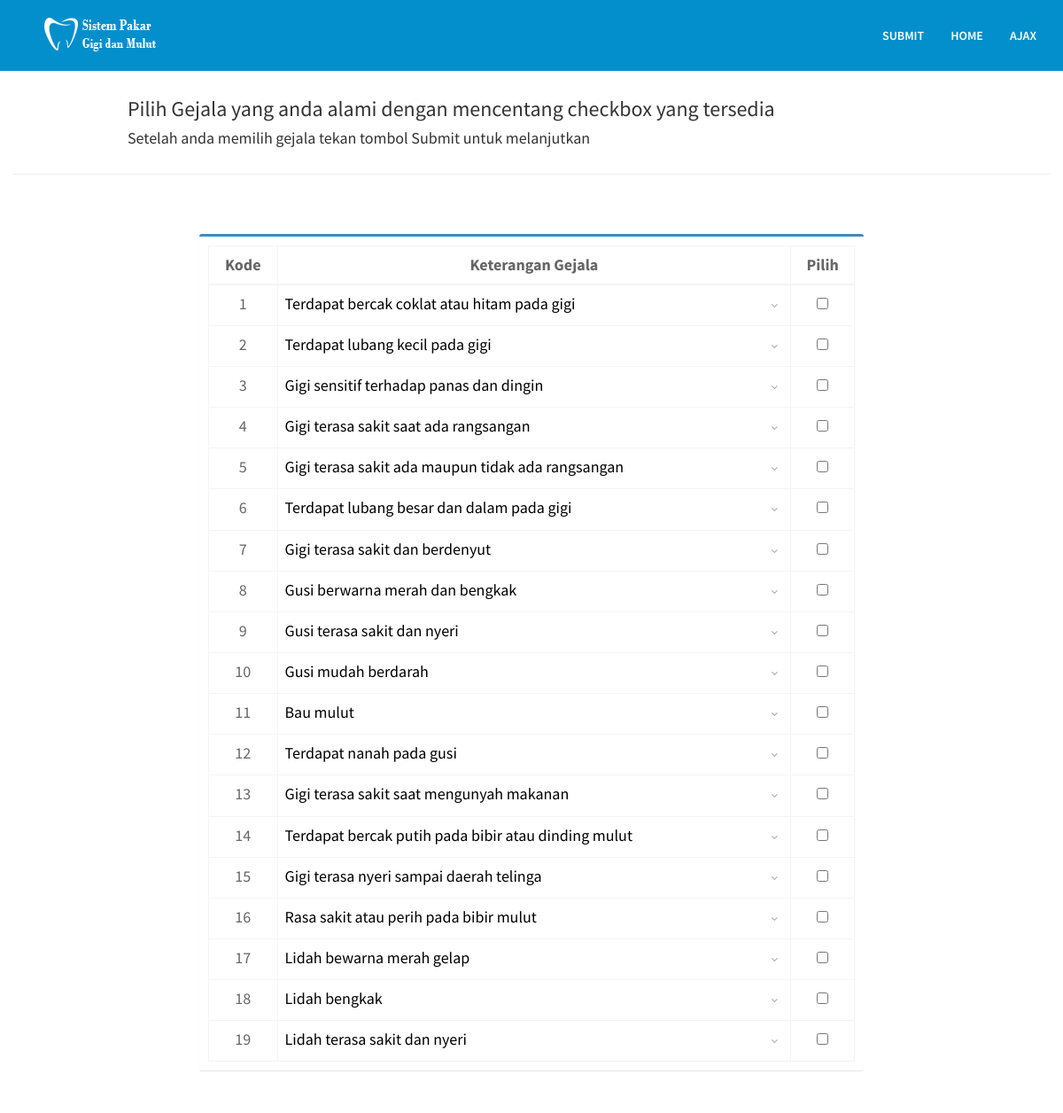
The app's page /diagnosis.php with its own data.
### tables this page shows
CREATE TABLE IF NOT EXISTS `gejala` (
  `id_gejala` int(5) NOT NULL AUTO_INCREMENT,
  `nama` varchar(255) NOT NULL,
  `keterangan` longtext NOT NULL,
  PRIMARY KEY (`id_gejala`)
);

### helper/database.php (called while the page is built, shortened)
<?php
class Database {
    private static $_host = '127.0.0.1';
    private static $_user = 'root';
    private static $_pass = '';
    private static $_db;
    public static function init() {
        if (!self::$_db) {
            self::$_db = new mysqli(self::$_host, self::$_user, self::$_pass);
        }
    }
    public static function query($q) {
        return self::$_db->query($q);
    }
    public static function get($q) {
        $t = self::query($q);
        $r = array();
        while ($v = $t->fetch_object()) {
            $r[] = $v;
        }
        return $r;
    }
}

### diagnosis.php (the view, shortened to what this page needs)
<?php
include_once "helper/database.php";
$data_gejala = Database::get("SELECT * FROM gejala");
?>
<!DOCTYPE html>
<html lang="en">
<head>
  <link href="css/bootstrap.min.css" rel="stylesheet">
  <link href="css/animate.min.css" rel="stylesheet">
  <link href="css/font-awesome.min.css" rel="stylesheet">
  <link href="css/lightbox.css" rel="stylesheet">
  <link href="css/main.css" rel="stylesheet">
  <link id="css-preset" href="css/presets/preset1.css" rel="stylesheet">
  <link href="css/responsive.css" rel="stylesheet">
  <link rel="stylesheet" href="plugins/datatables/dataTables.bootstrap.css">
  <link rel="stylesheet" href="plugins/jQueryUI/jquery-ui.min.css">
  <link rel="stylesheet" href="dist/css/AdminLTE.min.css">
</head>
<body>
  <header id="home">
    <div class="main-nav navbar-fixed-top">
      <div class="container">
        <div class="navbar-header">
          <a class="navbar-brand" href="index.php">
            <h1><img class="img-responsive" src="img-res/logo2.png" alt="logo"></h1>
          </a>
        </div>
        <div class="collapse navbar-collapse">
          <ul class="nav navbar-nav navbar-right">
			<li><a href="#" id="submit-form">SUBMIT</a></li>
			<li><a href="index.php">HOME</a></li>
            <li><a href="#" onclick="testAjax()">AJAX</a></li>
          </ul>
        </div>
      </div>
    </div>
  </header>
  <section>
    <div class="container   wow fadeInUp" data-wow-duration="1200ms" data-wow-delay="300ms">
      <div class="row" style="margin-left:10%">
	    <h3 style="font-size:24px">Pilih Gejala yang anda alami dengan mencentang checkbox yang tersedia </h3>
	    <h4>Setelah anda memilih gejala tekan tombol Submit untuk melanjutkan</h4>
      </div>
      <div class="row">
	    <hr>
        <form action="bayes.php" method="post" id="form-diagnosis" style="font-size:18px">
            <div class="col-sm-8 col-sm-offset-2" style="margin-top:4%">
                <div class="box box-primary">
                    <div class="box-body">
                        <table  class="table table-bordered">
                            <thead>
                                <tr>
                                    <th class="text-center">Kode</th>
                                    <th class="text-center">Keterangan Gejala</th>
                                    <th class="text-center">Pilih</th>
                                </tr>
                            </thead>
                      <?php
                        $index = 1;
                        foreach($data_gejala as $v) { ?>
                                <tr>
                                    <td class="text-center">
                                        <?php echo $v->id_gejala ?>
                                    </td>
                                    <td style="color:black">
                                        <?php echo $v->nama ?>
                                        <button class="btn btn-box-tool pull-right" data-toggle="collapse" data-target="#deskripsi<?php echo $index ?>" type="button" title="Deskripsi" style=""><i class="fa fa-angle-down"></i></button>
                                    </td>
                                    <td class="text-center">
                                        <input type="checkbox" name="pilih_gejala[]" value="<?php echo $v->id_gejala ?>">
                                    </td>
                                </tr>
                      <?php
                        $index++;
                        } ?>
                    </div>
                </div>
            </div>
        </form>
      </div>
  </div>
</section>
 </body>
 </html>

### css/lightbox.css (style rules this page uses)
body:after { content: url(../images/lightbox/close.png) url(../images/lightbox/loading.gif) url(../images/lightbox/prev.png) url(../images/lightbox/next.png); display: none; }

### css/main.css (style rules this page uses)
body { font-family: 'Open Sans', sans-serif; font-size: 14px; line-height: 24px; color: #666; background-color: #fff; }
h1, h2, h3, h4, h5, h6 { color: #333; }
h3 { font-size: 18px; }
.btn { border: 0; border-radius: 0; }
a { text-decoration: none; -webkit-transition: 300ms; -moz-transition: 300ms; -o-transition: 300ms; transition: 300ms; }
section { padding: 90px 0; }
.navbar-right li a { color: #fff; text-transform: uppercase; font-size: 14px; font-weight: 600; padding-top: 30px; padding-bottom: 30px; }
.navbar-brand h1 { margin-top: 5px; }

### records on screen
gejala: id_gejala "1", nama "Terdapat bercak coklat atau hitam pada gigi"
gejala: id_gejala "2", nama "Terdapat lubang kecil pada gigi"
gejala: id_gejala "3", nama "Gigi sensitif terhadap panas dan dingin"
gejala: id_gejala "4", nama "Gigi terasa sakit saat ada rangsangan"
gejala: id_gejala "5", nama "Gigi terasa sakit ada maupun tidak ada rangsangan"
gejala: id_gejala "6", nama "Terdapat lubang besar dan dalam pada gigi"
gejala: id_gejala "7", nama "Gigi terasa sakit dan berdenyut"
gejala: id_gejala "8", nama "Gusi berwarna merah dan bengkak"
gejala: id_gejala "9", nama "Gusi terasa sakit dan nyeri"
gejala: id_gejala "10", nama "Gusi mudah berdarah"
gejala: id_gejala "11", nama "Bau mulut"
gejala: id_gejala "12", nama "Terdapat nanah pada gusi"
gejala: id_gejala "13", nama "Gigi terasa sakit saat mengunyah makanan"
gejala: id_gejala "14", nama "Terdapat bercak putih pada bibir atau dinding mulut"
gejala: id_gejala "15", nama "Gigi terasa nyeri sampai daerah telinga"
gejala: id_gejala "16", nama "Rasa sakit atau perih pada bibir mulut"
gejala: id_gejala "17", nama "Lidah bewarna merah gelap"
gejala: id_gejala "18", nama "Lidah bengkak"
gejala: id_gejala "19", nama "Lidah terasa sakit dan nyeri"
